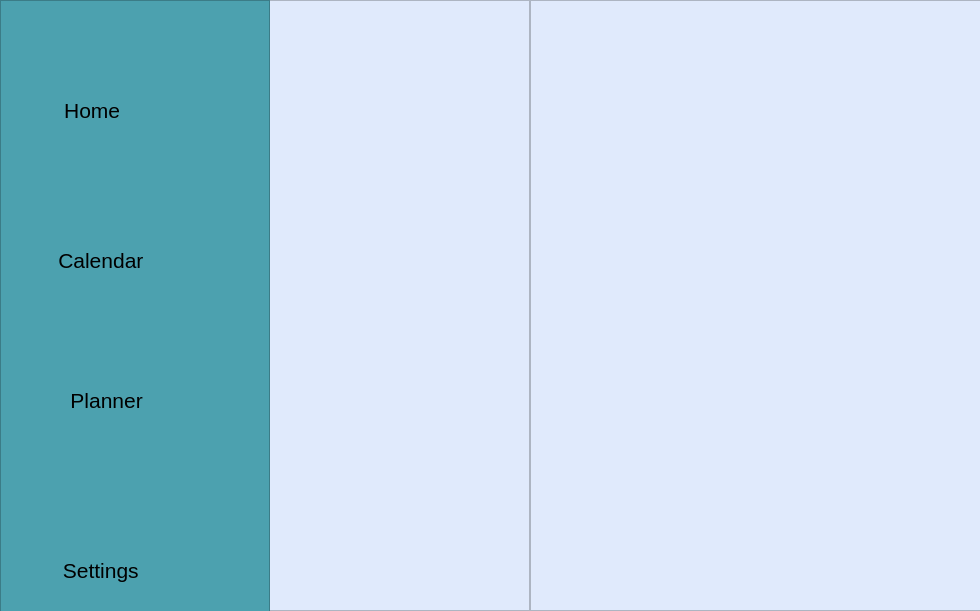
<?xml version="1.0" encoding="UTF-8"?>
<ui version="4.0">
 <class>MainWindow</class>
 <widget class="QMainWindow" name="MainWindow">
  <property name="geometry">
   <rect>
    <x>0</x>
    <y>0</y>
    <width>980</width>
    <height>611</height>
   </rect>
  </property>
  <property name="windowTitle">
   <string>MainWindow</string>
  </property>
  <widget class="QWidget" name="centralwidget">
   <widget class="QFrame" name="side_frame">
    <property name="geometry">
     <rect>
      <x>0</x>
      <y>0</y>
      <width>270</width>
      <height>621</height>
     </rect>
    </property>
    <property name="minimumSize">
     <size>
      <width>80</width>
      <height>621</height>
     </size>
    </property>
    <property name="maximumSize">
     <size>
      <width>270</width>
      <height>621</height>
     </size>
    </property>
    <property name="styleSheet">
     <string notr="true">background-color: qlineargradient(spread:pad, x1:0, y1:0, x2:1, y2:1, stop:0 rgba(15, 32, 39, 255), stop:0.522388 rgba(32, 58, 67, 255), stop:1 rgba(44, 83, 100, 255));
background-color: rgb(76, 161, 175);</string>
    </property>
    <property name="frameShape">
     <enum>QFrame::StyledPanel</enum>
    </property>
    <property name="frameShadow">
     <enum>QFrame::Raised</enum>
    </property>
    <widget class="QPushButton" name="show_side_frame">
     <property name="geometry">
      <rect>
       <x>200</x>
       <y>10</y>
       <width>60</width>
       <height>50</height>
      </rect>
     </property>
     <property name="text">
      <string/>
     </property>
     <property name="icon">
      <iconset resource="ui_source.qrc">
       <normaloff>:/icons/ui_icons/side icon.png</normaloff>:/icons/ui_icons/side icon.png</iconset>
     </property>
     <property name="iconSize">
      <size>
       <width>50</width>
       <height>50</height>
      </size>
     </property>
     <property name="flat">
      <bool>true</bool>
     </property>
    </widget>
    <widget class="QPushButton" name="calendar">
     <property name="geometry">
      <rect>
       <x>0</x>
       <y>230</y>
       <width>190</width>
       <height>61</height>
      </rect>
     </property>
     <property name="font">
      <font>
       <pointsize>16</pointsize>
      </font>
     </property>
     <property name="text">
      <string>  Calendar</string>
     </property>
     <property name="icon">
      <iconset resource="ui_source.qrc">
       <normaloff>:/icons/ui_icons/free-icon-calendar-149377.png</normaloff>:/icons/ui_icons/free-icon-calendar-149377.png</iconset>
     </property>
     <property name="iconSize">
      <size>
       <width>60</width>
       <height>60</height>
      </size>
     </property>
     <property name="flat">
      <bool>true</bool>
     </property>
    </widget>
    <widget class="QPushButton" name="home">
     <property name="geometry">
      <rect>
       <x>0</x>
       <y>80</y>
       <width>190</width>
       <height>61</height>
      </rect>
     </property>
     <property name="font">
      <font>
       <pointsize>16</pointsize>
      </font>
     </property>
     <property name="text">
      <string>   Home    </string>
     </property>
     <property name="icon">
      <iconset resource="ui_source.qrc">
       <normaloff>:/icons/ui_icons/free-icon-home-149423.png</normaloff>:/icons/ui_icons/free-icon-home-149423.png</iconset>
     </property>
     <property name="iconSize">
      <size>
       <width>60</width>
       <height>60</height>
      </size>
     </property>
     <property name="flat">
      <bool>true</bool>
     </property>
    </widget>
    <widget class="QPushButton" name="planner">
     <property name="geometry">
      <rect>
       <x>0</x>
       <y>370</y>
       <width>190</width>
       <height>61</height>
      </rect>
     </property>
     <property name="font">
      <font>
       <pointsize>16</pointsize>
      </font>
     </property>
     <property name="text">
      <string>    Planner</string>
     </property>
     <property name="icon">
      <iconset resource="ui_source.qrc">
       <normaloff>:/icons/ui_icons/free-icon-calendar-149357.png</normaloff>:/icons/ui_icons/free-icon-calendar-149357.png</iconset>
     </property>
     <property name="iconSize">
      <size>
       <width>60</width>
       <height>60</height>
      </size>
     </property>
     <property name="flat">
      <bool>true</bool>
     </property>
    </widget>
    <widget class="QPushButton" name="settings">
     <property name="geometry">
      <rect>
       <x>0</x>
       <y>540</y>
       <width>190</width>
       <height>61</height>
      </rect>
     </property>
     <property name="font">
      <font>
       <pointsize>16</pointsize>
      </font>
     </property>
     <property name="text">
      <string>  Settings</string>
     </property>
     <property name="icon">
      <iconset resource="ui_source.qrc">
       <normaloff>:/icons/ui_icons/free-icon-settings-149293.png</normaloff>:/icons/ui_icons/free-icon-settings-149293.png</iconset>
     </property>
     <property name="iconSize">
      <size>
       <width>60</width>
       <height>60</height>
      </size>
     </property>
     <property name="flat">
      <bool>true</bool>
     </property>
    </widget>
    <widget class="QPushButton" name="exit">
     <property name="geometry">
      <rect>
       <x>200</x>
       <y>550</y>
       <width>60</width>
       <height>50</height>
      </rect>
     </property>
     <property name="text">
      <string/>
     </property>
     <property name="icon">
      <iconset resource="ui_source.qrc">
       <normaloff>:/icons/ui_icons/free-icon-exit-149410.png</normaloff>:/icons/ui_icons/free-icon-exit-149410.png</iconset>
     </property>
     <property name="iconSize">
      <size>
       <width>50</width>
       <height>50</height>
      </size>
     </property>
     <property name="flat">
      <bool>true</bool>
     </property>
    </widget>
   </widget>
   <widget class="QFrame" name="calendar_frame">
    <property name="geometry">
     <rect>
      <x>80</x>
      <y>0</y>
      <width>450</width>
      <height>611</height>
     </rect>
    </property>
    <property name="styleSheet">
     <string notr="true">background-color: rgb(224, 234, 252);</string>
    </property>
    <property name="frameShape">
     <enum>QFrame::StyledPanel</enum>
    </property>
    <property name="frameShadow">
     <enum>QFrame::Raised</enum>
    </property>
   </widget>
   <widget class="QFrame" name="notes_frame">
    <property name="geometry">
     <rect>
      <x>530</x>
      <y>0</y>
      <width>451</width>
      <height>611</height>
     </rect>
    </property>
    <property name="styleSheet">
     <string notr="true">background-color: rgb(224, 234, 252);</string>
    </property>
    <property name="frameShape">
     <enum>QFrame::StyledPanel</enum>
    </property>
    <property name="frameShadow">
     <enum>QFrame::Raised</enum>
    </property>
   </widget>
   <widget class="QFrame" name="main_frame">
    <property name="geometry">
     <rect>
      <x>79</x>
      <y>0</y>
      <width>901</width>
      <height>611</height>
     </rect>
    </property>
    <property name="styleSheet">
     <string notr="true">background-color: rgb(224, 234, 252);</string>
    </property>
    <property name="frameShape">
     <enum>QFrame::StyledPanel</enum>
    </property>
    <property name="frameShadow">
     <enum>QFrame::Raised</enum>
    </property>
   </widget>
   <zorder>main_frame</zorder>
   <zorder>notes_frame</zorder>
   <zorder>calendar_frame</zorder>
   <zorder>side_frame</zorder>
  </widget>
 </widget>
 <resources>
  <include location="ui_source.qrc"/>
 </resources>
 <connections/>
</ui>
